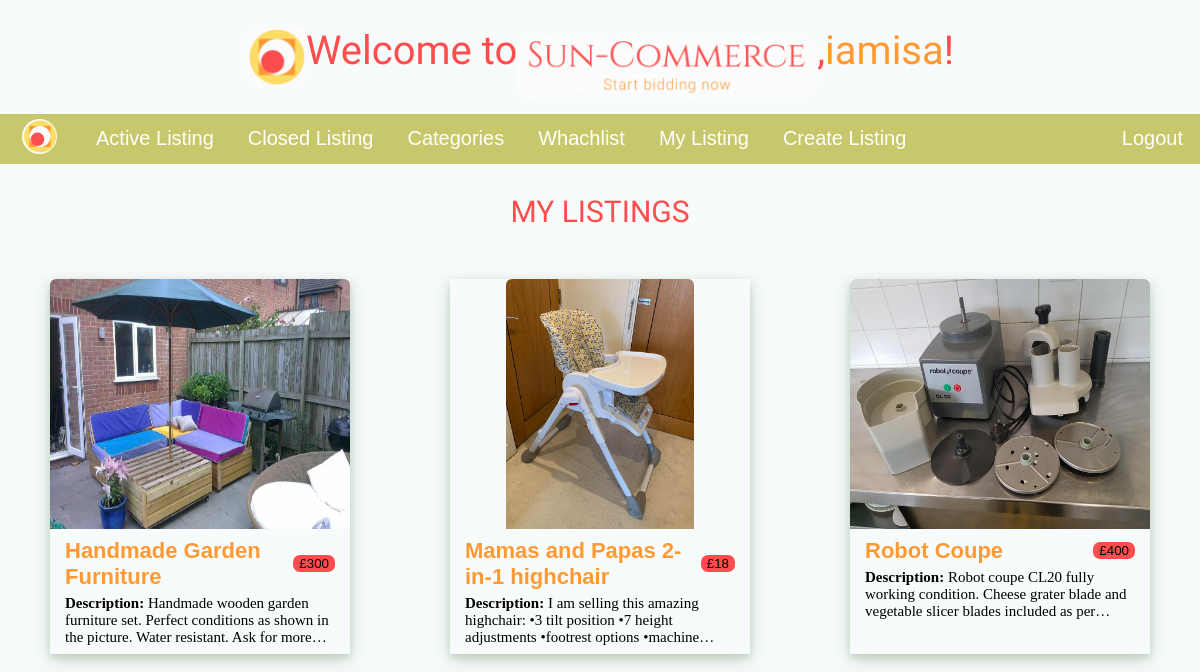
The app's page /mylistings/ (signed in) with its own data.
### auctions/models.py (models this page shows, shortened)
class Auction(models.Model):
   user = models.ForeignKey(User, on_delete=models.CASCADE, null=False)
   title = models.CharField(max_length=100, null=False)
   description = models.TextField(max_length=1000, null=False)
   initial_price = models.IntegerField(null=False)
   date = models.DateField(default=datetime.date.today)
   photo = models.ImageField(upload_to='pics/', null=True, blank=True)
   category = models.ForeignKey(Category, on_delete=models.SET_NULL, null=True, blank=True)
   active = models.BooleanField(default=True)
   last_bid = models.IntegerField(blank=True, null=True)

### auctions/views.py (the view)
# urls.py: path("mylistings/", views.my_listings, name="auctions-mylistings"),
@login_required
def my_listings(request):
    data = {
        'my_auctions' : Auction.objects.filter(user=request.user)
    }
    return render(request, 'auctions/myListings.html', data)

### auctions/templates/auctions/myListings.html (shortened to what this page needs)
{% extends "auctions/layout.html" %}
{% block content %}
<h3>MY LISTINGS</h3>
<div class="auctions-wrapper">
    {% for auction in my_auctions %}
        <a href="{% url 'auctions-show' id=auction.id %}">
            <div class="auction-wrapper">
                <div class="list-img-wrapper">
                    <img src="{{auction.photo.url}}" alt="image">
                </div>
                <div class="list-info-wrapper">
                    <div class="title-price">
                        <h2>{{auction.title}} </h2>
                        <button> £{{auction.initial_price}}</button>
                    </div>
                    <p><span>Description: </span>{{auction.description}}</p>
                </div>
            </div>
        </a>
    {% endfor %}
</div>
{% endblock %}

### auctions/templates/auctions/layout.html (shortened to what this page needs)
{% load static %}
<!DOCTYPE html>
<html lang="en">
<head>
    <link rel="stylesheet" href="{% static 'css/styles.css' %}">
</head>
<body>
    <h1 id="welcome-title"><img id="icon" src="{% static 'img/icon.png' %}" alt="title">Welcome to <img id="title" src="{% static 'img/title.png' %}" alt="title">
        {% if user.is_authenticated %}
        , <span> {{user}}</span>!
        {% else %}
        !
        {% endif %}
    </h1>
    <nav>
        <div id="links-wrapper">
            {% if user.is_authenticated %}
            <div class="main-menu">
                <a href="{% url 'auctions-home' %}"><img src="{% static 'img/icon.png' %}" alt="logo"></a>
                <a class="link" href="{% url 'auctions-home' %}">Active Listing</a>
                <a class="link" href="{% url 'auctions-closed' %}">Closed Listing</a>
                <a class="link" href="{% url 'auctions-categories' %}">Categories</a>
                <a class="link" href="{% url 'auctions-watchlist' %}">Whachlist</a>
                <a class="link" href="{% url 'auctions-mylistings' %}">My Listing</a>
                <a class="link" href="{% url 'auctions-create' %}">Create Listing</a>
            </div>
            <div class="login-menu">
                <a class="link" href="{% url 'logout' %}">Logout</a>
            </div>
            {% endif %}
        </div>
    </nav>
    <main>
       {% block content %}
       {% endblock content %}
    </main>
</body>
</html>

### auctions/static/css/styles.css (style rules this page uses)
body { margin: 0; background-color: rgba(232, 244, 245, 0.275); }
nav div#links-wrapper { display: flex; align-items: center; justify-content: space-between; background-color: #c7c76b; padding: 0; margin: 0; }
nav div#links-wrapper div.main-menu { display: flex; align-items: center; justify-content: flex-start; margin: 0; }
nav div#links-wrapper div.main-menu img { width: 35px; margin: 5px; padding: 0; border-radius: 50%; }
nav div#links-wrapper a { text-decoration: none; font-size: 20px; color: white; margin: 0 17px; font-family:'Gill Sans', 'Gill Sans MT', Calibri, 'Trebuchet MS', sans-serif; }
h1#welcome-title { font-size: 40px; font-family: 'Joan', serif; color: #ff4d4d; display: flex; justify-content: center; font-weight: lighter; }
h1#welcome-title img#title { position: relative; border-radius: 10px; top: 11px; width: 300px; }
h1#welcome-title img#icon { border-radius: 10px; width: 60px; }
h1#welcome-title span { color: #ff9933; }
h3 { text-align: center; font-size: 30px; font-family: 'Joan', serif; font-weight: lighter; color: #ff4d4d; }
div.auctions-wrapper { display: flex; flex-direction: row-reverse; flex-wrap: wrap-reverse; align-items: center; justify-content: space-around; }
div.auctions-wrapper a { text-decoration: none; color: black; }
div.auctions-wrapper a div.auction-wrapper { display: flex; flex-direction: column; align-items: center; justify-content: flex-start; height: 375px; width: 300px; box-shadow: 0 4px 8px 0 rgba(66, 108, 45, 0.2), 0 6px 20px 0 rgba(34, 109, 39, 0.19); margin: 20px; }
div.auctions-wrapper a div.auction-wrapper div.list-info-wrapper div.title-price { display: flex; align-items: center; justify-content: space-between; width: 270px; }
div.auctions-wrapper a div.auction-wrapper div.list-info-wrapper div.title-price h2 { display: flex; justify-content: space-between; align-items: center; color: #ff9933; font-size: 22px; font-family:'Franklin Gothic Medium', 'Arial Narrow', Arial, sans-serif; margin: 5px 0; }
div.auctions-wrapper a div.auction-wrapper div.list-info-wrapper div.title-price button { border: none; border-radius: 7px; background-color: #ff4d4d; align-self: left; margin-left: 10px; }
div.auctions-wrapper a div.auction-wrapper div.list-info-wrapper { display: flex; flex-direction: column; align-items: center; justify-content: space-between; padding: 0; margin: 0; font-size: 15px; }
div.auctions-wrapper a div.auction-wrapper div.list-img-wrapper img { height: 250px; max-width: 300px; margin: 0; border-radius: 6px 6px 0 0; }
div.auctions-wrapper a div.auction-wrapper div.list-info-wrapper p span { font-weight: bold; }
div.auctions-wrapper a div.auction-wrapper div.list-info-wrapper p { width: 90%; padding: 0px 10px; margin: 0; overflow: hidden; display: -webkit-box; -webkit-line-clamp: 3; -webkit-box-orient: vertical; }

### records on screen
Auction: photo (picture), title "Robot Coupe", initial_price "400", description "Robot coupe CL20 fully working condition. Cheese grater blade and vegetable slicer blades included as…"
Auction: photo (picture), title "Mamas and Papas 2-in-1 highchair", initial_price "18", description "I am selling this amazing highchair: •3 tilt position •7 height adjustments •footrest options…"
Auction: photo (picture), title "Handmade Garden Furniture", initial_price "300", description "Handmade wooden garden furniture set. Perfect conditions as shown in the picture. Water resistant. Ask for…"

### other values on screen
{{ user }} "iamisa"
